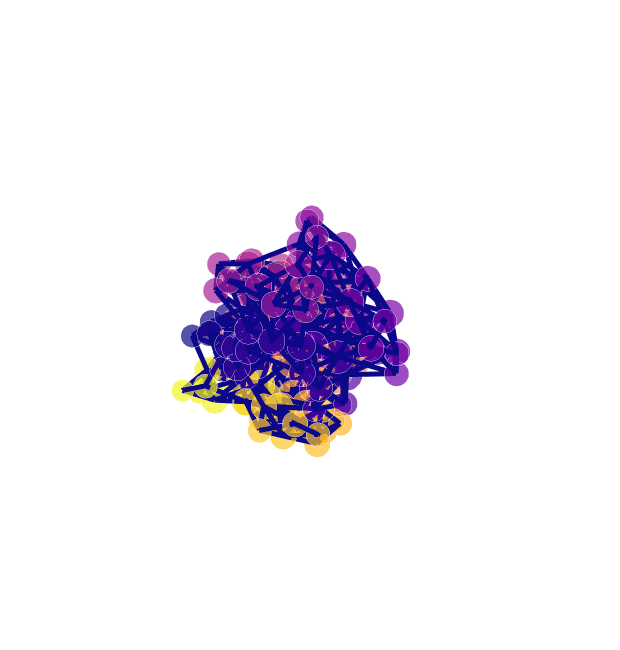

The code cell stored with this chart in its notebook:
### Markdown cell above
## **Data Retrival**

### Code cell
#dataframe info
csv_filename = "PL_cleaned_index.csv"
csv_filepath = os.path.join(datapath,"raw", csv_filename)
df = pd.read_csv(csv_filepath)

# PDB ID dal dataframe locale
pdb_id = df['pdb_code'].iloc[12]
print(f"Proteina selezionata: {pdb_id}")

#visualizzazione della proteina con py3Dmol
def visualizza_proteina(pdb_id):
    # Crea il visualizzatore
    view = py3Dmol.view(query=f'pdb:{pdb_id}')
    view.setStyle({'cartoon': {'color': 'spectrum'}})
    view.zoomTo()
    return view.show()
visualizza_proteina(pdb_id)

#creazione e visualizzazione del grafo
def create_protein_graph(pdb_code: str) -> nx.Graph:
    edge_funcs = [partial(add_distance_threshold, long_interaction_threshold=0, threshold=8.0)]
    config = ProteinGraphConfig(edge_construction_functions=edge_funcs)
    print(f"Costruzione grafo 3D per {pdb_code} in corso...")
    return construct_graph(config=config, pdb_code=pdb_code)

def visualize_protein_3D(g: nx.Graph):
    fig = plotly_protein_structure_graph(
        g,
        colour_edges_by="kind",
        colour_nodes_by="seq_position",
        node_size_multiplier=1
    )
    fig.show()


G_protein = create_protein_graph(pdb_id)
print(f"\nNodi (Amminoacidi): {G_protein.number_of_nodes()}")
print(f"Archi (Interazioni): {G_protein.number_of_edges()}")
visualize_protein_3D(G_protein)

### Figure 1 — Plotly figure (JSON) as saved in the notebook; plotly's stock layout.template omitted (floating-point values rounded to 4 significant figures; data arrays with more than 128 entries replaced by an {"elided": "..."} marker saying what was removed)
{"data": [{"hoverinfo": "text+x+y+z", "marker": {"color": {"elided": "162x4 float values"}, "opacity": 0.7, "size": {"elided": "162 int values"}, "symbol": "circle"}, "mode": "markers", "text": {"elided": "162 str values"}, "type": "scatter3d", "x": {"elided": "162 float values"}, "y": {"elided": "162 float values"}, "z": {"elided": "162 float values"}}, {"hoverinfo": "text", "line": {"color": {"elided": "2727x4 float values"}, "width": 10}, "mode": "lines", "text": {"elided": "2727 str values"}, "type": "scatter3d", "x": {"elided": "2727 float values"}, "y": {"elided": "2727 float values"}, "z": {"elided": "2727 float values"}}], "layout": {"height": 650, "margin": {"t": 100}, "scene": {"xaxis": {"showbackground": false, "showgrid": false, "showline": false, "showticklabels": false, "title": {"text": ""}, "zeroline": false}, "yaxis": {"showbackground": false, "showgrid": false, "showline": false, "showticklabels": false, "title": {"text": ""}, "zeroline": false}, "zaxis": {"showbackground": false, "showgrid": false, "showline": false, "showticklabels": false, "title": {"text": ""}, "zeroline": false}}, "showlegend": false, "width": 620}}
